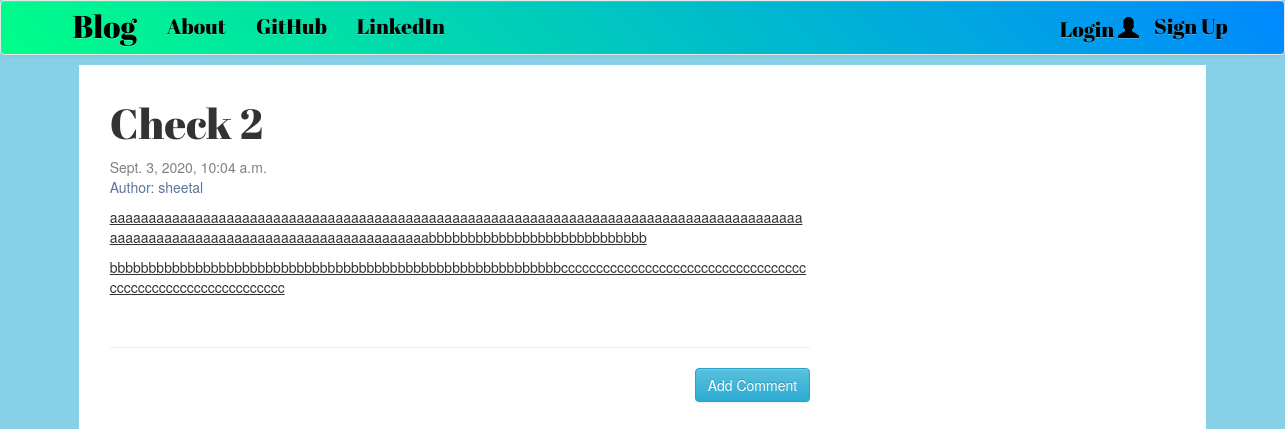
The page /post/18 on the database its author committed.
### blog/models.py (models this page shows, shortened)
class Post(models.Model):
    author = models.ForeignKey('auth.User',on_delete=models.CASCADE)
    title = models.CharField(max_length=200)
    text = models.TextField()
    created_date = models.DateTimeField(default=timezone.now)
    published_date = models.DateTimeField(blank=True,null=True)

### blog/views.py (the view)
# urls.py: path('post/<int:pk>',views.PostDetailView.as_view(),name='post_detail'),
class PostDetailView(DetailView):
    model = Post

### blog/templates/blog/post_detail.html (shortened to what this page needs)
<!DOCTYPE html>
{% extends 'blog/base.html' %}
{% block content %}
<h1 class="posttitle">{{post.title}}</h1>
{% if post.published_date %}
  <div class="date postdate">
    {{post.published_date}}
  </div>
{% else %}
  <div class="date postdate">
    <p>Created On: {{post.created_date}}</p>
  </div>
  <br>
  <a class="btn btn-info" href="{% url 'post_publish' pk=post.pk %}">Publish</a>
{% endif %}
<div class="date author">
  <p>Author: {{post.author}}</p>
</div>
<p class="postcontent">{{post.text|safe|linebreaksbr}}</p>
<br>
<hr>
<a class="btn btn-info btn-comment" href="{% url 'add_comment_to_post' pk=post.pk %}">Add Comment</a>
{% endblock %}

### blog/static/css/blog.css (style rules this page uses)
.date { color: grey; }
.author { color: rgb(92, 116, 156); }
.posttitle { font-family: 'Abril Fatface', cursive; font-size: 3em; }
.postcontent { font-family: 'Gayathri', sans-serif; font-size: 1.2em; }
.btn-comment { float: right; }
.format-body { background: rgb(135, 209, 232); }

### rows shown on the page
Post: title "Check 2", published_date "Sept. 3, 2020, 10:04 a.m.", author "sheetal", text "aaaaaaaaaaaaaaaaaaaaaaaaaaaaaaaaaaaaaaaaaaaaaaaaaaaaaaaaaaaaaaaaaaaaaaaaaaaaaaaaaaaaaaaaaaaaaaaaaaaaaaaaaaaaaaaaaaaaaaaaaaaaaaaaaabbbbbbbbbbbbbbbbbbbbbbbbbbbb bbbbbbbbbbbbbbbbbbbbbbbbbbbbbbbbbbbbbbbbbbbbbbbbbbbbbbbbbbcccccccccccccccccccccccccccccccccccccccccccccccccccccccccccc"
